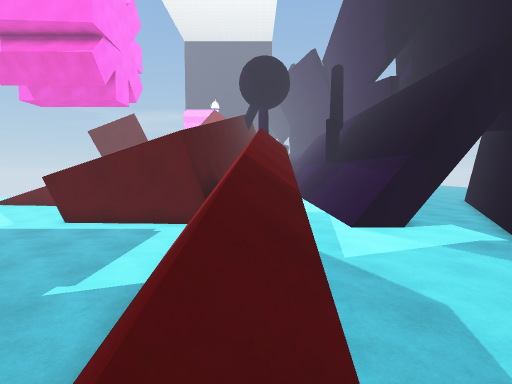
[1] (above)

21 first-person views from a walk through a scene from a Unity 3-D project. The camera is 1.3 m above the floor, tilts 4° down and sees 80° across. The floor is counted in squares, 1 m on a side. Each view is taken from the middle of a square. On the plan, view 1 faces up. The plan holds only what a view shows up to about 14 squares ahead; the rest is blank. The place goes on beyond the plan. Surface patterns are stand-ins for the level's own textures.

[2]
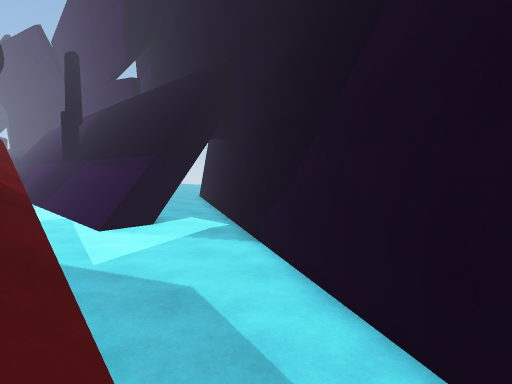

[3]
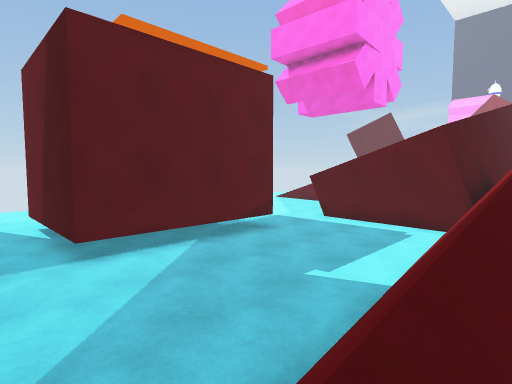

[4]
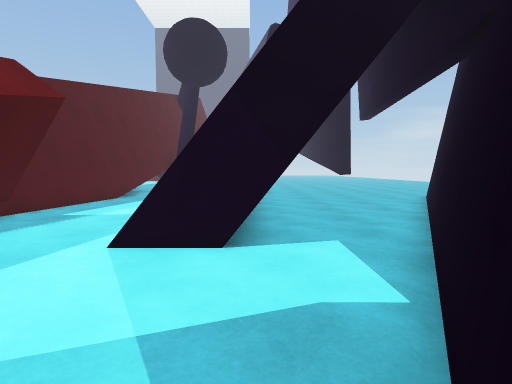

[5]
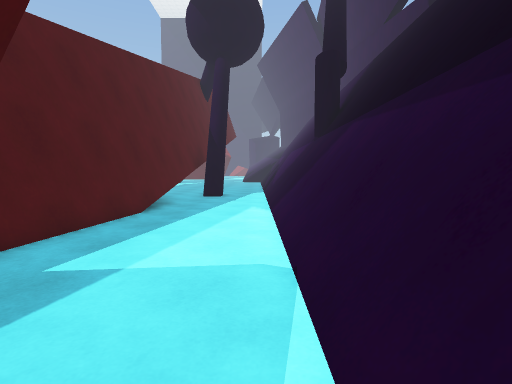

[6]
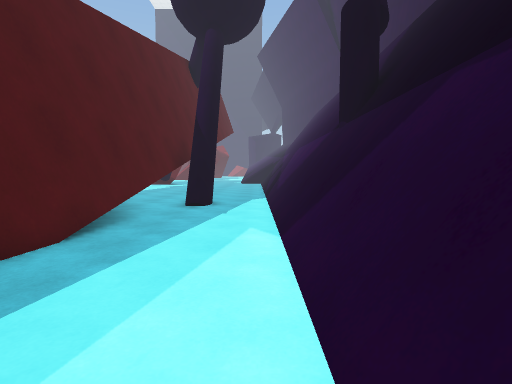

[7]
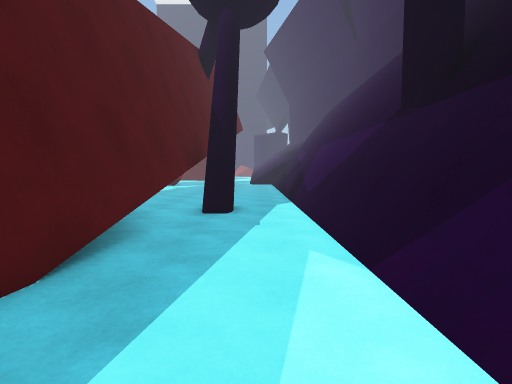

[8]
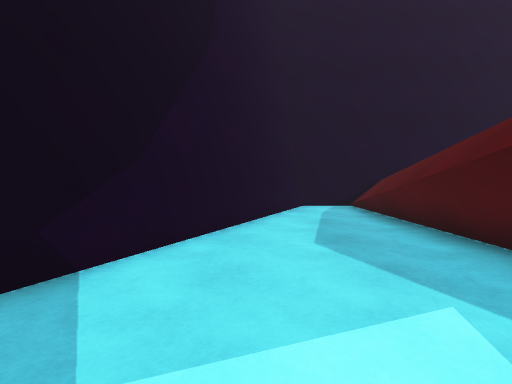

[9]
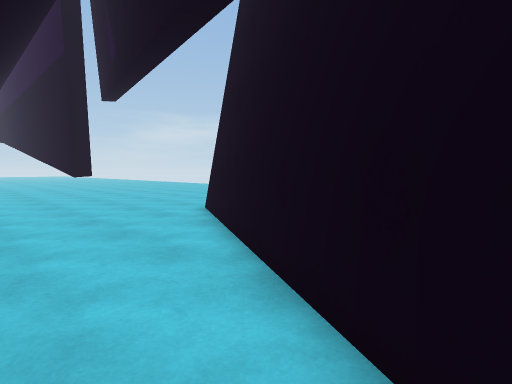

[10]
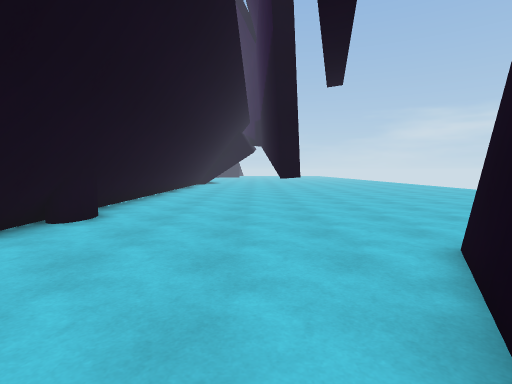

[11]
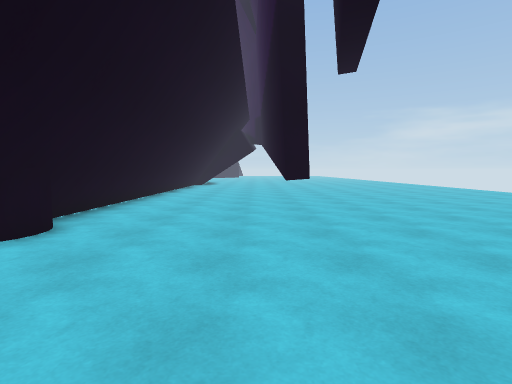

[12]
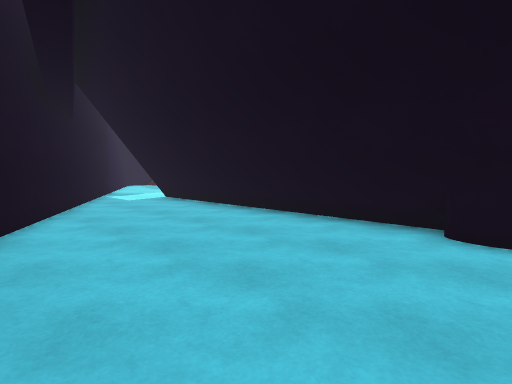

[13]
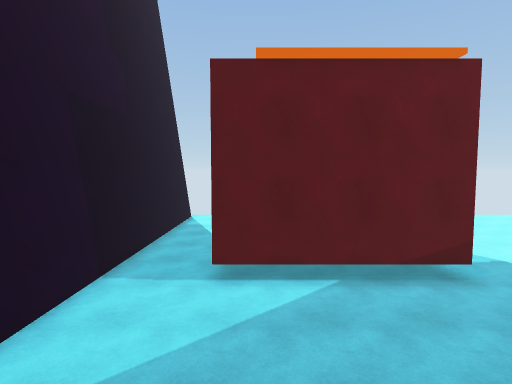

[14]
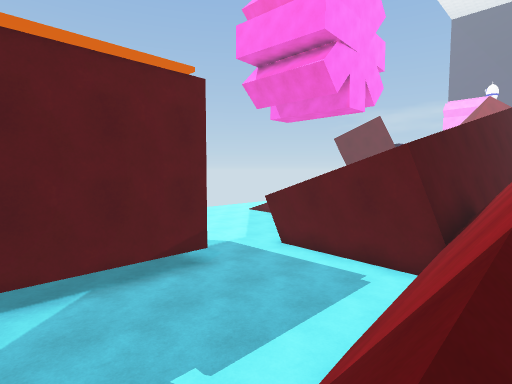

[15]
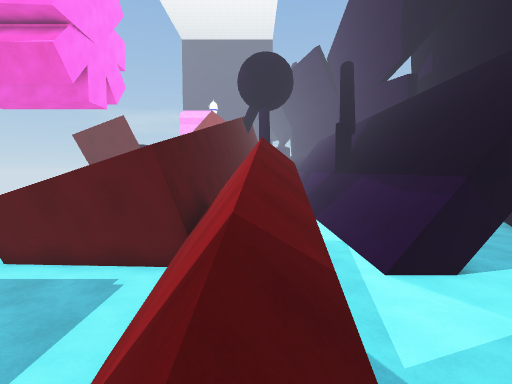

[16]
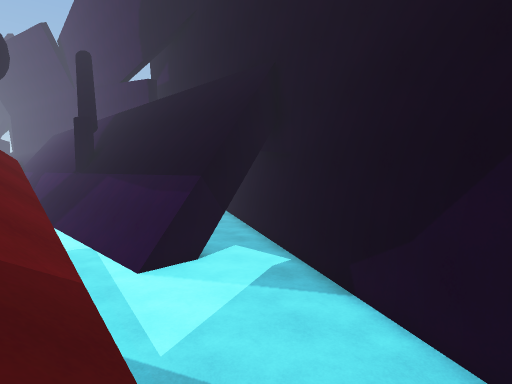

[17]
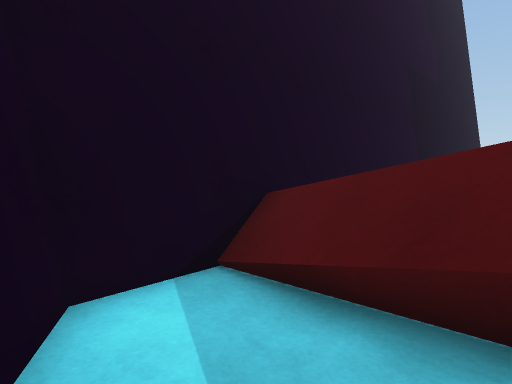

[18]
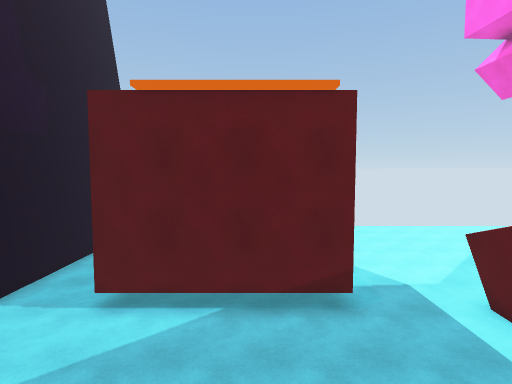

[19]
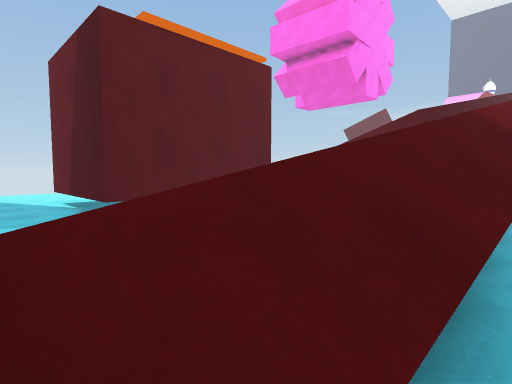

[20]
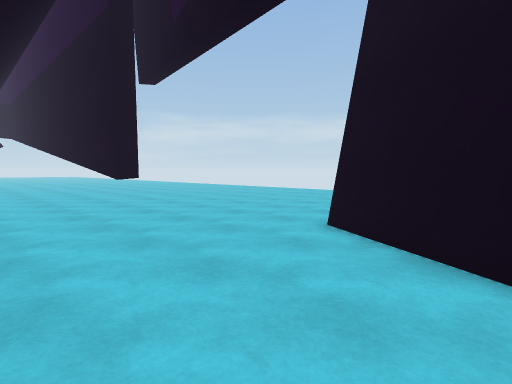

[21]
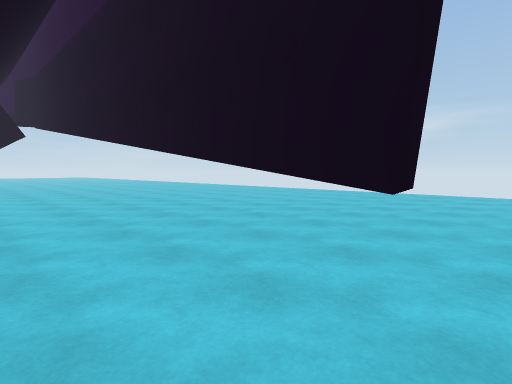

### Floor plan
Key: @ floor where view 1 was taken; # wall or solid block; x gap in a wall; . main floor; : floor 2.75 m higher than the main floor; + floor 3 m higher than the main floor; * floor 3.25 m higher than the main floor; / step, stairs or slope; = window, fence, low wall or low ledge; v drop or lower ground; T thing the floor can be seen under or through.
Columns run from 17 left of view 1 to 14 right of it. Each row starts with its distance up from view 1.
 32                        ##....x..
 31                    ..####....T..
 30                   ...####....T..
 29                  ....####....T..
 28                  ##..####....T..
 27                  ##..####.......
 26                 ##=..####.......
 25                 #....####.......
 24                 #....####.......
 23                 #....####.......
 22                 #....####.......
 21                 #....####.......
 20                 #....####......#
 19                 #....####......#
 18                 #....####.....##
 17                ##....####.....#
 16                ##....####....##
 15    ...         #.....####...##
 14    ......      ###...####...#
 13    ......      #  ...####..##
 12    ......#######  ...####..#
 11    ............##*...####.##
 10     ...........##*........#
  9        ........##+.......##
  8          #.....=#:.......#
  7          #.....=#/ .....##
  6          #.....=v/v.....#
  5          #.....=#//....##
  4          #.....==//...##
  3   ..     #......=/....#
  2 ....######......=/...##
  1 ............... =/...#
  0    ...........   @..##
 -1    #########... =/..#
 -2               #######

Positions as (right, up) in squares from view 1, and headings:
1: (0, 0), facing up
2: (0, 0), facing up-right
3: (0, 0), facing up-left
4: (6, 6), facing up
5: (3, 11), facing up
6: (3, 15), facing up
7: (2, 17), facing up
8: (4, 10), facing down
9: (8, 12), facing up-right
10: (11, 16), facing up
11: (11, 18), facing up
12: (13, 25), facing down-left
13: (0, 3), facing left
14: (0, 3), facing up-left
15: (0, 3), facing up
16: (0, 3), facing up-right
17: (3, 2), facing down-left
18: (0, 6), facing left
19: (1, -1), facing up-left
20: (8, 17), facing up-right
21: (8, 26), facing up-right
